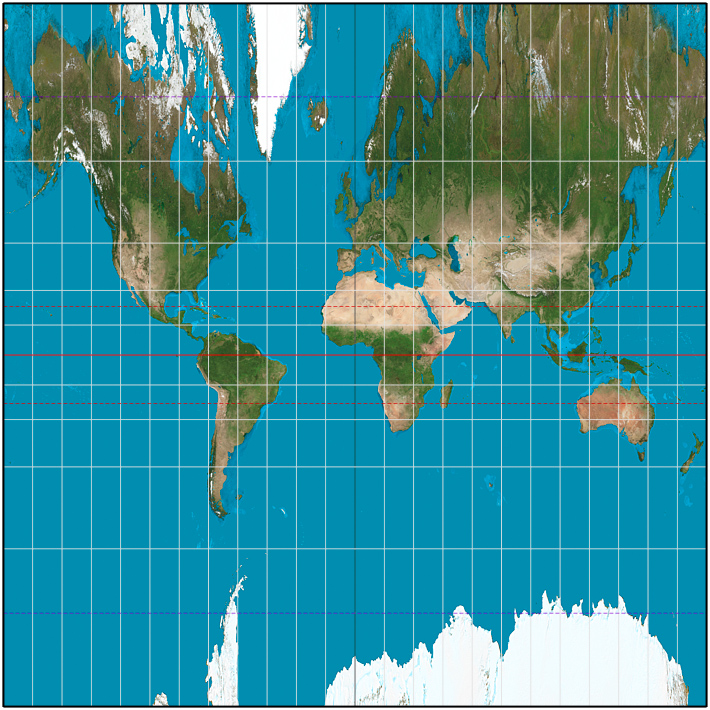
#> input picture examples/earth_central-cylindrical.jpg, 710 x 710 px
$ python -i maps.py   (imports and definitions only)   (older library calls are emulated)
#> lines starting #> are read from the running program, lines starting #| are printed output that depends on the picture
"""
Transform images with maps into 3D files.

It takes maps images in jpg, png and so on, and writes 3D polygon files
(ply and stl) or clouds of 3D points (asc) with a sphere that contains the
elevations deduced from the map at each point. These files can be further
processed with programs like MeshLab or Blender.
"""

# Spherical coordinates convention:
#   theta: angle from the x axis to the projection of the point in the xy plane
#   phi: angle from the xy plane to the point
# That is, theta is the longitude and phi is the latitude:
#   x = r * cos(theta) * cos(phi)
#   y = r * sin(theta) * cos(phi)
#   z = r * sin(phi)

# TODO:
# * Create test image maps with simple lines or patterns and see if they
#   are distorted when creating the 3d model.
# * Allow the use of an external 1xN image with the colors that
#   correspond to different heights.
# * Add option to remove parallels and meridians in the original image.

import sys
import os
from collections import namedtuple

import argparse as ap
from configparser import ConfigParser, ParsingError
import colorsys
from PIL import Image
from numpy import cos, sqrt, pi, array, zeros, average

# [6 lines not run here, left out]

from formats import write_ply, write_asc, write_stl

Patch = namedtuple('Patch', ['points', 'faces'])
Logo = namedtuple('Logo', ['image', 'scale'])

def ansi(n, bold=False):
    "Return function that escapes text with ANSI color n"
    return lambda txt: '\x1b[%d%sm%s\x1b[0m' % (n, ';1' if bold else '', txt)

black, red, green, yellow, blue, magenta, cyan, white = map(ansi, range(30, 38))
#> further down, picture is the input picture: PIL image 710x710 RGB; mean R, G, B 57.8, 143.5, 154.2
blackB, redB, greenB, yellowB, blueB, magentaB, cyanB, whiteB = [
    ansi(i, bold=True) for i in range(30, 38)]


# [346 lines left out: functions get_parser, process, read_config, check_config, update_args, get_arguments_converters and 10 more, not called in this run]


def get_heights(img, channel='val'):
    "Return an array with the heights extracted from the image"
#> called with channel = 'val'
    print(blue('Extracting heights from image (channel "%s") ...' % channel))
    if channel in ['r', 'g', 'b', 'average']:
        # These channels are straigthforward: higher values are higher heights.
        imx = array(img.convert('RGBA'), dtype=float)
        if   channel == 'r':  return imx[:,:,0]
        elif channel == 'g':  return imx[:,:,1]
        elif channel == 'b':  return imx[:,:,2]
        elif channel == 'average':
            return average(imx, axis=2)
    elif channel in ['hue', 'sat', 'val']:
        # These channels are straigthforward: higher values are higher heights.
        imxHSV = array(img.convert('RGBA').convert('HSV'), dtype=float)
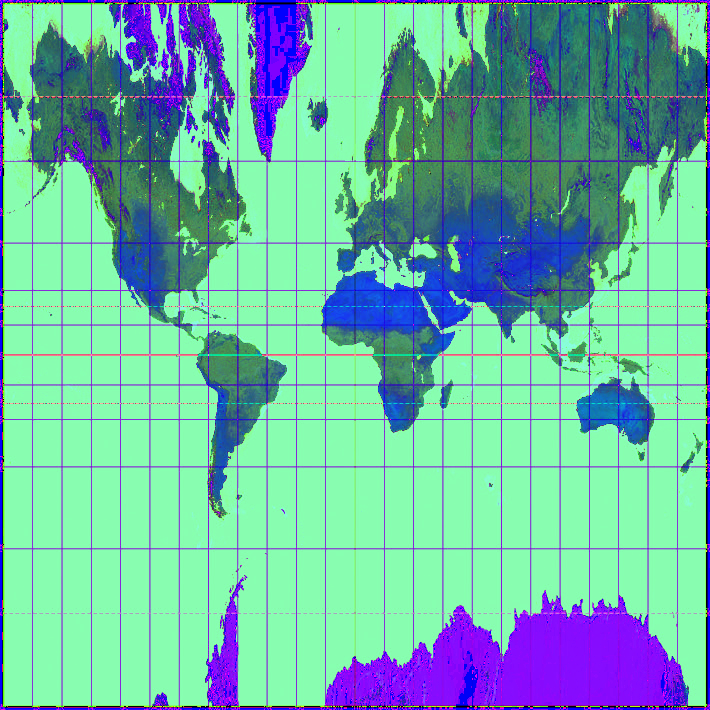
#> imxHSV: shape (710, 710, 3) float64; mean R, G, B 110.1, 181.7, 166.3
        if   channel == 'hue':  return imxHSV[:,:,0]
        elif channel == 'sat':  return imxHSV[:,:,1]
        elif channel == 'val':  return imxHSV[:,:,2]
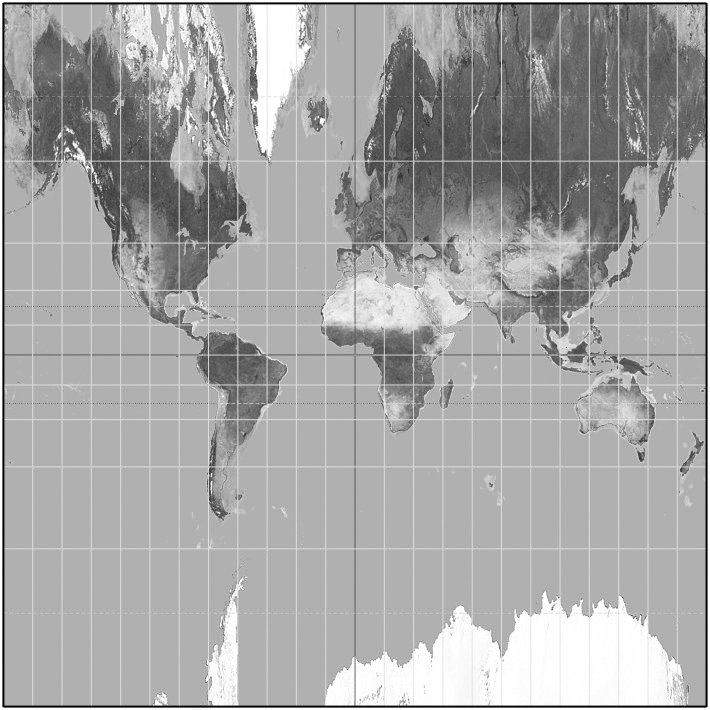
#> returned value: shape (710, 710) float64; min 0, max 255, mean 166.3
    elif channel == 'color':
        # This channel is *not* straigthforward.
        rgb2height = find_rgb_heights(img)
        nx, ny = img.size
        heights = zeros((ny, nx), dtype=float)
        for j in range(ny):
            for i in range(nx):
                heights[j, i] = rgb2height[img.getpixel((i, j))]
        return heights


# [33 lines left out: functions find_rgb_heights, blur, not called in this run]


def deg2rad(x):
    return pi * x / 180

>>> from PIL import Image
>>> picture = Image.open('examples/earth_central-cylindrical.jpg')
>>> result = get_heights(picture)

$ run again, on examples/earth_equirectangular.jpg
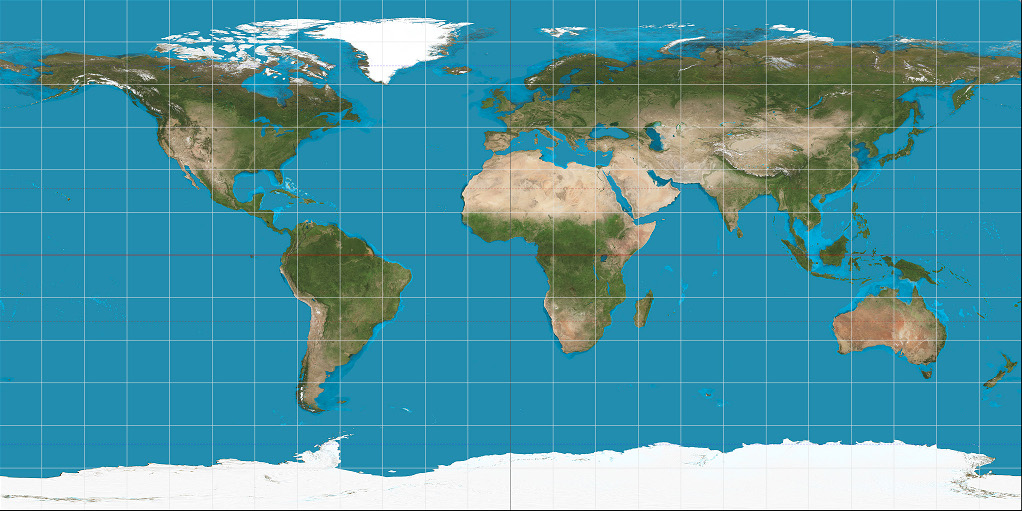
#> input picture examples/earth_equirectangular.jpg, 1022 x 511 px
#> picture is the input picture: PIL image 1022x511 RGB; mean R, G, B 80, 149.5, 163.2
#> in get_heights, `imxHSV = array(img.convert('RGBA').convert('HSV'), dtype=float)`:
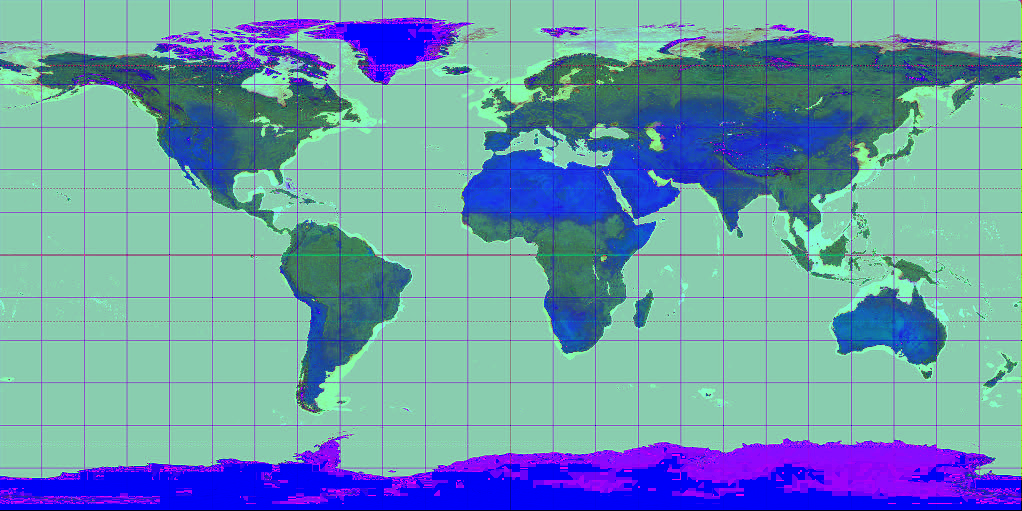
#> imxHSV: shape (511, 1022, 3) float64; mean R, G, B 107.4, 153.3, 172.9
#> in get_heights, `elif channel == 'val':  return imxHSV[:,:,2]`:
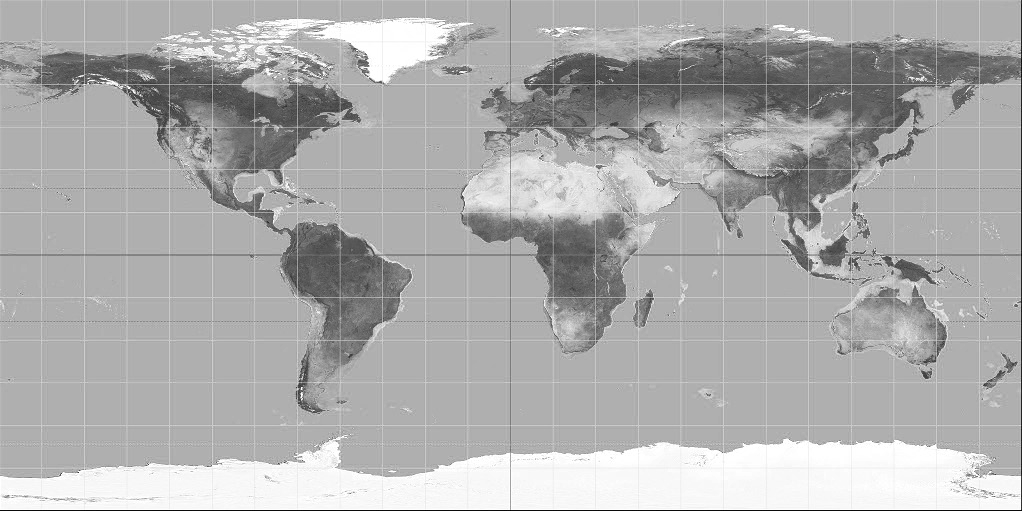
#> returned value: shape (511, 1022) float64; min 0, max 255, mean 172.9
